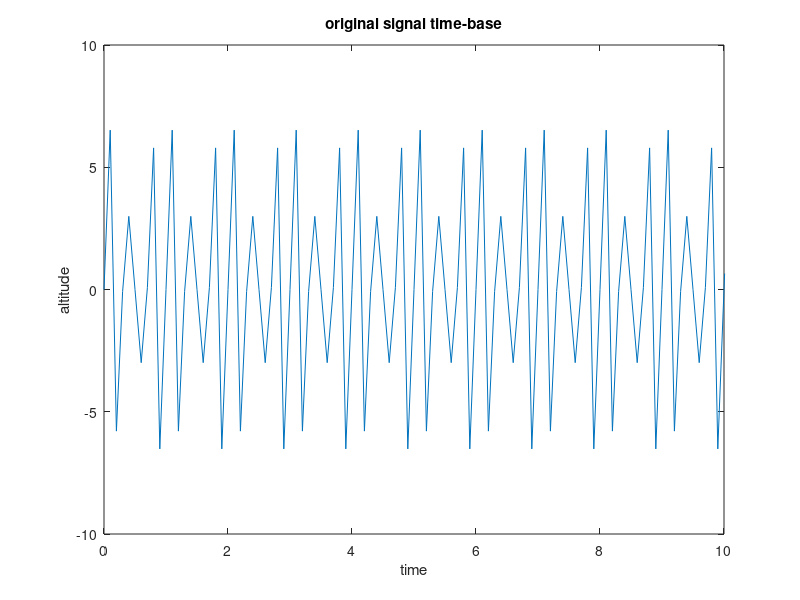

MATLAB code to generate this figure: (Note: this script raises an error after producing the figure.)
close all
fs=10;
ts=1/fs;
N=200;
df=0.01;
t=0:ts:(N-1)*ts;
x=5*sin(6*pi*t)+3*sin(8*pi*t);

%% original signal
figure
plot(t,x)
xlim([0 10])
title('original signal time-base')
xlabel('time')
ylabel('altitude')

[X,x0,df1]=fftseq(x,ts,df);
X1=X/N;
f=[0:df1:5*df1*length(x0)-1*df1]-5*fs/2;
figure
P=[X1 X1 X1 X1 X1];
plot(f,fftshift(abs(P)))
title('original signal frequency-base')
xlabel('frequency')
ylabel('altitude')

%% singal passes LPF
P1=[X1];
f1=[0:df1:df1*length(x0)-df1]-fs/2;
figure
plot(f1,fftshift(abs(P1)))
title('singal passes LPF')
xlabel('frequency')
ylabel('altitude')

%% restored signal
I=ifft(X1);
figure
plot(t,x,t,I(1:length(t))*N)
xlim([0 10])
title('restored signal')
xlabel('time')
ylabel('altitude')
